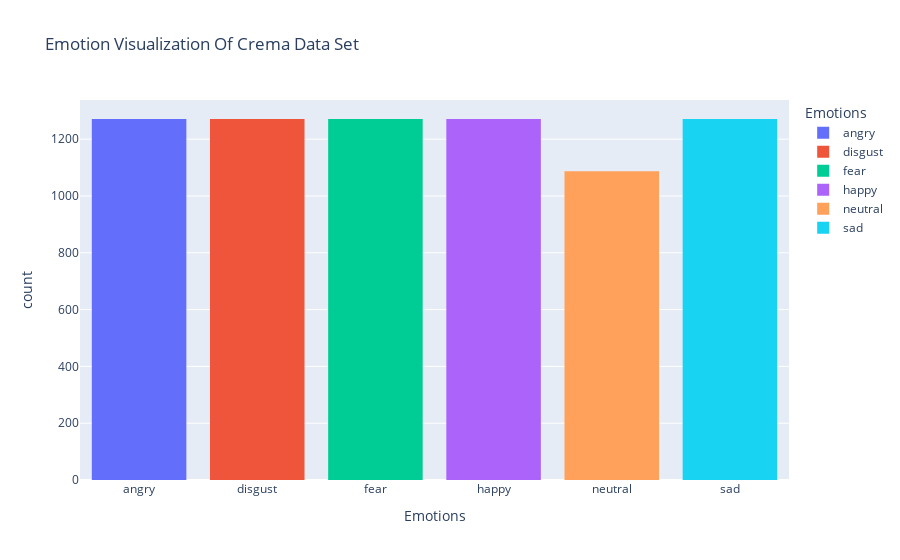

The notebook cell saved with this chart:
### Markdown cell above
#### 3.2 Crema Data Set

### Code cell
visualize_emotions(Crema_df, "Emotion Visualization Of Crema Data Set")

### Figure 1 — Plotly figure (JSON) as saved in the notebook; plotly's stock layout.template omitted (floating-point values rounded to 4 significant figures; data arrays with more than 128 entries replaced by an {"elided": "..."} marker saying what was removed)
{"data": [{"alignmentgroup": "True", "bingroup": "x", "hovertemplate": "Emotions=%{x}<br>count=%{y}<extra></extra>", "legendgroup": "angry", "marker": {"color": "#636efa", "pattern": {"shape": ""}}, "name": "angry", "offsetgroup": "angry", "orientation": "v", "showlegend": true, "type": "histogram", "x": {"elided": "1271 str values"}, "xaxis": "x", "yaxis": "y"}, {"alignmentgroup": "True", "bingroup": "x", "hovertemplate": "Emotions=%{x}<br>count=%{y}<extra></extra>", "legendgroup": "disgust", "marker": {"color": "#EF553B", "pattern": {"shape": ""}}, "name": "disgust", "offsetgroup": "disgust", "orientation": "v", "showlegend": true, "type": "histogram", "x": {"elided": "1271 str values"}, "xaxis": "x", "yaxis": "y"}, {"alignmentgroup": "True", "bingroup": "x", "hovertemplate": "Emotions=%{x}<br>count=%{y}<extra></extra>", "legendgroup": "fear", "marker": {"color": "#00cc96", "pattern": {"shape": ""}}, "name": "fear", "offsetgroup": "fear", "orientation": "v", "showlegend": true, "type": "histogram", "x": {"elided": "1271 str values"}, "xaxis": "x", "yaxis": "y"}, {"alignmentgroup": "True", "bingroup": "x", "hovertemplate": "Emotions=%{x}<br>count=%{y}<extra></extra>", "legendgroup": "happy", "marker": {"color": "#ab63fa", "pattern": {"shape": ""}}, "name": "happy", "offsetgroup": "happy", "orientation": "v", "showlegend": true, "type": "histogram", "x": {"elided": "1271 str values"}, "xaxis": "x", "yaxis": "y"}, {"alignmentgroup": "True", "bingroup": "x", "hovertemplate": "Emotions=%{x}<br>count=%{y}<extra></extra>", "legendgroup": "neutral", "marker": {"color": "#FFA15A", "pattern": {"shape": ""}}, "name": "neutral", "offsetgroup": "neutral", "orientation": "v", "showlegend": true, "type": "histogram", "x": {"elided": "1087 str values"}, "xaxis": "x", "yaxis": "y"}, {"alignmentgroup": "True", "bingroup": "x", "hovertemplate": "Emotions=%{x}<br>count=%{y}<extra></extra>", "legendgroup": "sad", "marker": {"color": "#19d3f3", "pattern": {"shape": ""}}, "name": "sad", "offsetgroup": "sad", "orientation": "v", "showlegend": true, "type": "histogram", "x": {"elided": "1271 str values"}, "xaxis": "x", "yaxis": "y"}], "layout": {"barmode": "relative", "legend": {"title": {"text": "Emotions"}, "tracegroupgap": 0}, "title": {"text": "Emotion Visualization Of Crema Data Set"}, "xaxis": {"anchor": "y", "categoryarray": ["angry", "disgust", "fear", "happy", "neutral", "sad"], "categoryorder": "array", "domain": [0, 1], "title": {"text": "Emotions"}}, "yaxis": {"anchor": "x", "domain": [0, 1], "title": {"text": "count"}}}}
